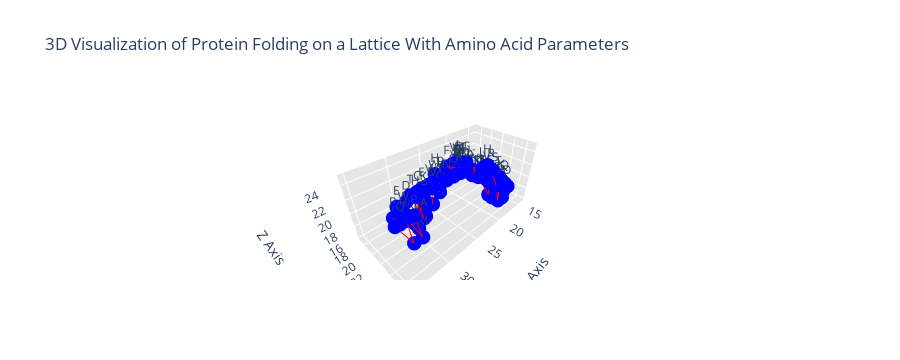

The code cell stored with this chart in its notebook:
### Markdown cell above
From the rotatable visualization, it appears as if the structure the wall and is forced to move upwards. While that is not what I expected (the structure never seems to turn around), the parameters do indeed seem to guide it in a more directional manner. My attempt at incorporating the tendency for particular amino acids to turn inwards or outwards doesn't seem to be captured in the model. I am going to try and model a larger randomized amino acid sequence to see what happens next.

### Code cell
grid_size = 50  # Increasing grid size
grid = np.full((grid_size, grid_size, grid_size), '', dtype=str)  
start_pos = (grid_size // 2, grid_size // 2, grid_size // 2) 
movements = {'up': (1, 0, 0), 'down': (-1, 0, 0), 'left': (0, -1, 0), 'right': (0, 1, 0), 'forward': (0, 0, 1), 'backward': (0, 0, -1)}

sequence_longer = 'VKQNTDKHDEWQPLWPITMAPYTFWGCVYWETCVPHFMVYMRDWDQKSWGITEREWIGDKFQCTLIWDMIYKGIKNGGCVLHRSTKQDFYFQSMFRNAVF' # Sequence of length 100
result_grid_longer = predict_structure_3d(sequence_longer)

indices = np.where(grid != '')
x, y, z = indices[0], indices[1], indices[2] 
labels = grid[x, y, z]

fig2 = go.Figure()

fig2.add_trace(go.Scatter3d(
    x=x, y=y, z=z,
    mode='markers+text',
    marker=dict(
        size=5,
        color='blue',
    ),
    text=labels,  
    textposition="top center"
))

fig2.add_trace(go.Scatter3d(
    x=x, y=y, z=z,
    mode='lines',
    line=dict(
        color='red', 
        width=2
    )
))

fig2.update_layout(
    title='3D Visualization of Protein Folding on a Lattice With Amino Acid Parameters',
    scene=dict(
        xaxis_title='X Axis',
        yaxis_title='Y Axis',
        zaxis_title='Z Axis',
        xaxis=dict(showbackground=True, backgroundcolor="rgb(230, 230,230)"),
        yaxis=dict(showbackground=True, backgroundcolor="rgb(230, 230,230)"),
        zaxis=dict(showbackground=True, backgroundcolor="rgb(230, 230,230)")
    ),
    showlegend=False
)

fig2.show()

### Figure 1 — Plotly figure (JSON) as saved in the notebook; plotly's stock layout.template omitted (floating-point values rounded to 4 significant figures)
{"data": [{"marker": {"color": "blue", "size": 5}, "mode": "markers+text", "text": ["L", "T", "I", "C", "D", "W", "Q", "W", "D", "F", "Q", "E", "K", "I", "F", "M", "Y", "K", "S", "W", "R", "D", "G", "I", "M", "S", "F", "T", "V", "F", "K", "G", "E", "Y", "N", "F", "Q", "S", "A", "G", "Q", "I", "T", "K", "R", "N", "C", "R", "G", "D", "G", "K", "V", "H", "D", "W", "I", "L", "R", "M", "Y", "V", "M", "V", "F", "K", "H", "P", "Q", "V", "W", "Y", "N", "C", "E", "V", "C", "T", "T", "G", "D", "W", "Y", "P", "K", "F", "T", "H", "A", "D", "I", "P", "M", "E", "W", "W", "T", "L", "P", "Q"], "textposition": "top center", "type": "scatter3d", "x": [14, 14, 15, 15, 15, 16, 16, 16, 16, 16, 16, 17, 17, 17, 17, 17, 17, 17, 18, 18, 18, 18, 18, 18, 18, 18, 18, 18, 18, 18, 19, 19, 19, 19, 19, 19, 19, 19, 19, 19, 20, 20, 20, 20, 20, 20, 20, 20, 20, 21, 21, 21, 21, 21, 22, 22, 22, 22, 23, 24, 25, 25, 25, 25, 26, 26, 27, 27, 27, 28, 28, 28, 28, 29, 29, 29, 29, 29, 30, 30, 30, 31, 31, 31, 31, 32, 32, 32, 32, 33, 33, 33, 33, 34, 34, 34, 34, 35, 35, 35], "y": [17, 17, 18, 18, 25, 17, 18, 19, 20, 25, 25, 17, 18, 18, 19, 21, 25, 25, 17, 17, 18, 19, 19, 22, 25, 25, 25, 25, 26, 26, 18, 18, 19, 23, 25, 25, 25, 25, 26, 26, 19, 19, 20, 23, 25, 25, 25, 25, 26, 20, 24, 25, 25, 25, 21, 21, 25, 25, 22, 23, 23, 23, 24, 25, 23, 25, 22, 23, 25, 22, 23, 24, 25, 21, 22, 24, 25, 25, 21, 25, 25, 25, 25, 25, 25, 25, 25, 25, 26, 25, 26, 26, 27, 25, 26, 26, 27, 26, 26, 27], "z": [16, 17, 17, 18, 18, 19, 18, 18, 18, 18, 19, 19, 19, 20, 19, 19, 19, 20, 19, 20, 20, 20, 21, 20, 18, 19, 20, 21, 18, 19, 20, 21, 21, 21, 18, 19, 20, 22, 18, 21, 21, 22, 22, 21, 19, 21, 22, 23, 21, 22, 22, 22, 23, 24, 22, 23, 23, 24, 23, 24, 24, 25, 25, 25, 25, 25, 24, 24, 25, 23, 24, 24, 25, 22, 23, 24, 24, 25, 22, 23, 25, 22, 23, 24, 25, 21, 22, 25, 23, 25, 23, 24, 22, 25, 24, 25, 22, 24, 25, 25]}, {"line": {"color": "red", "width": 2}, "mode": "lines", "type": "scatter3d", "x": [14, 14, 15, 15, 15, 16, 16, 16, 16, 16, 16, 17, 17, 17, 17, 17, 17, 17, 18, 18, 18, 18, 18, 18, 18, 18, 18, 18, 18, 18, 19, 19, 19, 19, 19, 19, 19, 19, 19, 19, 20, 20, 20, 20, 20, 20, 20, 20, 20, 21, 21, 21, 21, 21, 22, 22, 22, 22, 23, 24, 25, 25, 25, 25, 26, 26, 27, 27, 27, 28, 28, 28, 28, 29, 29, 29, 29, 29, 30, 30, 30, 31, 31, 31, 31, 32, 32, 32, 32, 33, 33, 33, 33, 34, 34, 34, 34, 35, 35, 35], "y": [17, 17, 18, 18, 25, 17, 18, 19, 20, 25, 25, 17, 18, 18, 19, 21, 25, 25, 17, 17, 18, 19, 19, 22, 25, 25, 25, 25, 26, 26, 18, 18, 19, 23, 25, 25, 25, 25, 26, 26, 19, 19, 20, 23, 25, 25, 25, 25, 26, 20, 24, 25, 25, 25, 21, 21, 25, 25, 22, 23, 23, 23, 24, 25, 23, 25, 22, 23, 25, 22, 23, 24, 25, 21, 22, 24, 25, 25, 21, 25, 25, 25, 25, 25, 25, 25, 25, 25, 26, 25, 26, 26, 27, 25, 26, 26, 27, 26, 26, 27], "z": [16, 17, 17, 18, 18, 19, 18, 18, 18, 18, 19, 19, 19, 20, 19, 19, 19, 20, 19, 20, 20, 20, 21, 20, 18, 19, 20, 21, 18, 19, 20, 21, 21, 21, 18, 19, 20, 22, 18, 21, 21, 22, 22, 21, 19, 21, 22, 23, 21, 22, 22, 22, 23, 24, 22, 23, 23, 24, 23, 24, 24, 25, 25, 25, 25, 25, 24, 24, 25, 23, 24, 24, 25, 22, 23, 24, 24, 25, 22, 23, 25, 22, 23, 24, 25, 21, 22, 25, 23, 25, 23, 24, 22, 25, 24, 25, 22, 24, 25, 25]}], "layout": {"autosize": true, "height": 360, "scene": {"aspectmode": "auto", "aspectratio": {"x": 1.698, "y": 0.8088, "z": 0.7279}, "xaxis": {"backgroundcolor": "rgb(230, 230,230)", "showbackground": true, "title": {"text": "X Axis"}, "type": "linear"}, "yaxis": {"backgroundcolor": "rgb(230, 230,230)", "showbackground": true, "title": {"text": "Y Axis"}, "type": "linear"}, "zaxis": {"backgroundcolor": "rgb(230, 230,230)", "showbackground": true, "title": {"text": "Z Axis"}, "type": "linear"}}, "showlegend": false, "title": {"text": "3D Visualization of Protein Folding on a Lattice With Amino Acid Parameters"}}}
